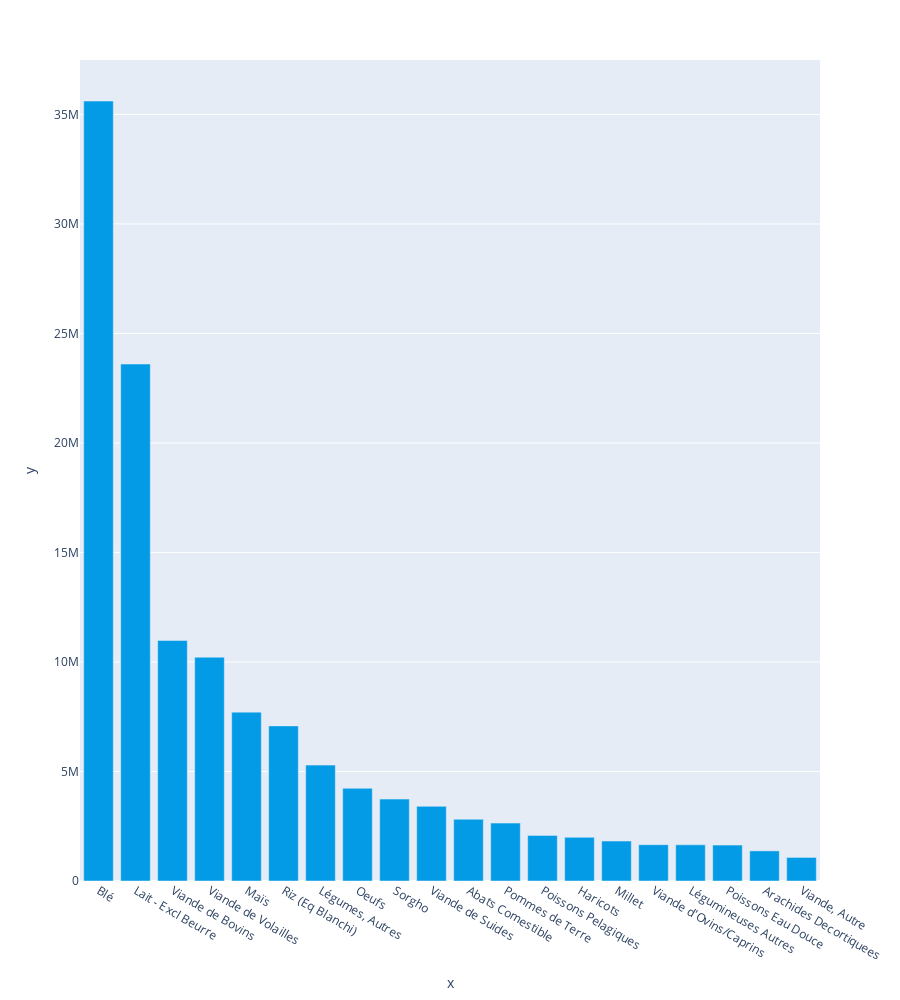

Here is the notebook cell this chart was saved with:
### Code cell
df=m_df_protéinesKg[["Produit", "protéinesKg"]]
df=df.groupby(["Produit"]).quantile(0.5)

df = df.reset_index()

df.sort_values(by='protéinesKg', ascending=False, inplace=True )
fig = px.bar(x=df.head(20).Produit,y=df.head(20).protéinesKg,height=1000, color_discrete_sequence=color_list_bar)
fig.show()
df.head(5)

### Figure 1 — Plotly figure (JSON) as saved in the notebook; plotly's stock layout.template omitted (floating-point values rounded to 4 significant figures)
{"data": [{"alignmentgroup": "True", "hovertemplate": "x=%{x}<br>y=%{y}<extra></extra>", "legendgroup": "", "marker": {"color": "#039be5", "pattern": {"shape": ""}}, "name": "", "offsetgroup": "", "orientation": "v", "showlegend": false, "textposition": "auto", "type": "bar", "x": ["Blé", "Lait - Excl Beurre", "Viande de Bovins", "Viande de Volailles", "Maïs", "Riz (Eq Blanchi)", "Légumes, Autres", "Oeufs", "Sorgho", "Viande de Suides", "Abats Comestible", "Pommes de Terre", "Poissons Pelagiques", "Haricots", "Millet", "Viande d'Ovins/Caprins", "Légumineuses Autres", "Poissons Eau Douce", "Arachides Decortiquees", "Viande, Autre"], "xaxis": "x", "y": [35610000.0, 23600000.0, 10980000.0, 10220000.0, 7711000.0, 7082000.0, 5292000.0, 4232000.0, 3740000.0, 3408000.0, 2820000.0, 2644000.0, 2083000.0, 1993000.0, 1824000.0, 1658000.0, 1652000.0, 1639000.0, 1375000.0, 1076000.0], "yaxis": "y"}], "layout": {"barmode": "relative", "height": 1000, "legend": {"tracegroupgap": 0}, "margin": {"t": 60}, "xaxis": {"anchor": "y", "domain": [0, 1], "title": {"text": "x"}}, "yaxis": {"anchor": "x", "domain": [0, 1], "title": {"text": "y"}}}}
